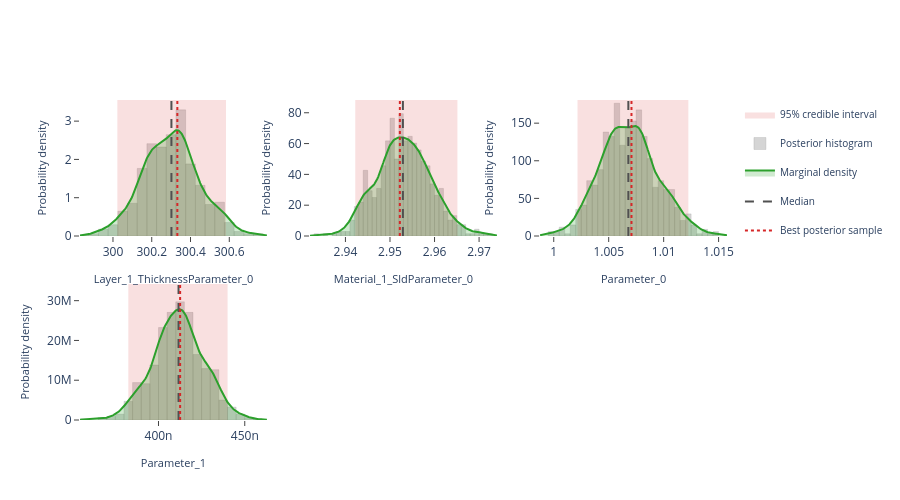

The notebook cell saved with this chart:
### Markdown cell above
## Interactive posterior plots

The next three cells render the same Plotly figures that are shown on the
Bayesian Posterior tab of the EasyReflectometryApp:

* **Marginals** — per-parameter distribution: histogram + smooth KDE marginal,
  shaded 95% credible interval, and median / best-sample lines
  (`plot_distribution` or `posterior.distribution()`)
* **Corner plot** — pairwise marginals + 2-D contours + scatter (`plot_corner`)
* **Traces** — per-chain trace + marginal histogram (`plot_trace`)

The standalone helpers are called with ``return_figure=True`` so they return a
Plotly ``Figure`` that we render in the notebook with ``fig.show()``; the
``PosteriorResults`` methods return the figure directly.

### Code cell
# ---- Marginal posterior distributions ---------------------------------------
# One panel per free parameter, each overlaying the posterior histogram, a
# smooth Gaussian-KDE marginal, the shaded 95% credible interval, and the
# median / best-sample reference lines.  Mirrors the "Marginals" sub-tab in
# the EasyReflectometryApp.

# The PosteriorResults method passes ``logp`` through automatically so the
# best posterior sample (MAP) line is drawn:
fig = posterior.distribution()
fig.show()

# Standalone equivalent (pass ``logp`` to get the best-sample line):
# fig = plot_distribution(
#     posterior.draws,
#     posterior.param_names,
#     logp=posterior.logp,
#     return_figure=True,
# )
# fig.show()

### Figure 1 — Plotly figure (JSON) as saved in the notebook; plotly's stock layout.template omitted (floating-point values rounded to 4 significant figures; data arrays with more than 128 entries replaced by an {"elided": "..."} marker saying what was removed)
{"data": [{"fill": "toself", "fillcolor": "rgba(214, 39, 40, 0.14)", "hoverinfo": "skip", "legendgroup": "95% credible interval", "line": {"color": "rgba(214, 39, 40, 0.14)", "width": 0}, "mode": "lines", "name": "95% credible interval", "showlegend": true, "type": "scatter", "x": [300.0, 300.6, 300.6, 300.0, 300.0], "xaxis": "x", "y": [0.0, 0.0, 3.552, 3.552, 0.0], "yaxis": "y"}, {"histnorm": "probability density", "hovertemplate": "sample=%{x:.4f}<br>density: %{y:.2f}<extra></extra>", "legendgroup": "histogram", "marker": {"color": "rgba(120, 120, 120, 0.38)", "line": {"color": "rgba(120, 120, 120, 0.24)", "width": 1}}, "name": "Posterior histogram", "nbinsx": 40, "opacity": 0.82, "showlegend": true, "type": "histogram", "x": {"elided": "680 float values"}, "xaxis": "x", "yaxis": "y"}, {"fill": "tozeroy", "fillcolor": "rgba(44, 160, 44, 0.22)", "hovertemplate": "Layer_1_ThicknessParameter_0: %{x:.4f}<br>density: %{y:.4f}<extra></extra>", "legendgroup": "marginal", "line": {"color": "rgb(44, 160, 44)", "width": 2}, "mode": "lines", "name": "Marginal density", "showlegend": true, "type": "scatter", "x": {"elided": "256 float values"}, "xaxis": "x", "y": {"elided": "256 float values"}, "yaxis": "y"}, {"hovertemplate": "Median: %{x:.4f}<extra></extra>", "legendgroup": "Median", "line": {"color": "rgb(80, 80, 80)", "dash": "dash", "width": 2}, "mode": "lines", "name": "Median", "showlegend": true, "type": "scatter", "x": [300.3, 300.3], "xaxis": "x", "y": [0.0, 3.552], "yaxis": "y"}, {"hovertemplate": "Best posterior sample: %{x:.4f}<extra></extra>", "legendgroup": "Best posterior sample", "line": {"color": "rgb(214, 39, 40)", "dash": "dot", "width": 2}, "mode": "lines", "name": "Best posterior sample", "showlegend": true, "type": "scatter", "x": [300.3, 300.3], "xaxis": "x", "y": [0.0, 3.552], "yaxis": "y"}, {"fill": "toself", "fillcolor": "rgba(214, 39, 40, 0.14)", "hoverinfo": "skip", "legendgroup": "95% credible interval", "line": {"color": "rgba(214, 39, 40, 0.14)", "width": 0}, "mode": "lines", "name": "95% credible interval", "showlegend": false, "type": "scatter", "x": [2.942, 2.965, 2.965, 2.942, 2.942], "xaxis": "x2", "y": [0.0, 0.0, 88.28, 88.28, 0.0], "yaxis": "y2"}, {"histnorm": "probability density", "hovertemplate": "sample=%{x:.4f}<br>density: %{y:.2f}<extra></extra>", "legendgroup": "histogram", "marker": {"color": "rgba(120, 120, 120, 0.38)", "line": {"color": "rgba(120, 120, 120, 0.24)", "width": 1}}, "name": "Posterior histogram", "nbinsx": 40, "opacity": 0.82, "showlegend": false, "type": "histogram", "x": {"elided": "680 float values"}, "xaxis": "x2", "yaxis": "y2"}, {"fill": "tozeroy", "fillcolor": "rgba(44, 160, 44, 0.22)", "hovertemplate": "Material_1_SldParameter_0: %{x:.4f}<br>density: %{y:.4f}<extra></extra>", "legendgroup": "marginal", "line": {"color": "rgb(44, 160, 44)", "width": 2}, "mode": "lines", "name": "Marginal density", "showlegend": false, "type": "scatter", "x": {"elided": "256 float values"}, "xaxis": "x2", "y": {"elided": "256 float values"}, "yaxis": "y2"}, {"hovertemplate": "Median: %{x:.4f}<extra></extra>", "legendgroup": "Median", "line": {"color": "rgb(80, 80, 80)", "dash": "dash", "width": 2}, "mode": "lines", "name": "Median", "showlegend": false, "type": "scatter", "x": [2.953, 2.953], "xaxis": "x2", "y": [0.0, 88.28], "yaxis": "y2"}, {"hovertemplate": "Best posterior sample: %{x:.4f}<extra></extra>", "legendgroup": "Best posterior sample", "line": {"color": "rgb(214, 39, 40)", "dash": "dot", "width": 2}, "mode": "lines", "name": "Best posterior sample", "showlegend": false, "type": "scatter", "x": [2.952, 2.952], "xaxis": "x2", "y": [0.0, 88.28], "yaxis": "y2"}, {"fill": "toself", "fillcolor": "rgba(214, 39, 40, 0.14)", "hoverinfo": "skip", "legendgroup": "95% credible interval", "line": {"color": "rgba(214, 39, 40, 0.14)", "width": 0}, "mode": "lines", "name": "95% credible interval", "showlegend": false, "type": "scatter", "x": [1.002, 1.012, 1.012, 1.002, 1.002], "xaxis": "x3", "y": [0.0, 0.0, 180.8, 180.8, 0.0], "yaxis": "y3"}, {"histnorm": "probability density", "hovertemplate": "sample=%{x:.4f}<br>density: %{y:.2f}<extra></extra>", "legendgroup": "histogram", "marker": {"color": "rgba(120, 120, 120, 0.38)", "line": {"color": "rgba(120, 120, 120, 0.24)", "width": 1}}, "name": "Posterior histogram", "nbinsx": 40, "opacity": 0.82, "showlegend": false, "type": "histogram", "x": {"elided": "680 float values"}, "xaxis": "x3", "yaxis": "y3"}, {"fill": "tozeroy", "fillcolor": "rgba(44, 160, 44, 0.22)", "hovertemplate": "Parameter_0: %{x:.4f}<br>density: %{y:.4f}<extra></extra>", "legendgroup": "marginal", "line": {"color": "rgb(44, 160, 44)", "width": 2}, "mode": "lines", "name": "Marginal density", "showlegend": false, "type": "scatter", "x": {"elided": "256 float values"}, "xaxis": "x3", "y": {"elided": "256 float values"}, "yaxis": "y3"}, {"hovertemplate": "Median: %{x:.4f}<extra></extra>", "legendgroup": "Median", "line": {"color": "rgb(80, 80, 80)", "dash": "dash", "width": 2}, "mode": "lines", "name": "Median", "showlegend": false, "type": "scatter", "x": [1.007, 1.007], "xaxis": "x3", "y": [0.0, 180.8], "yaxis": "y3"}, {"hovertemplate": "Best posterior sample: %{x:.4f}<extra></extra>", "legendgroup": "Best posterior sample", "line": {"color": "rgb(214, 39, 40)", "dash": "dot", "width": 2}, "mode": "lines", "name": "Best posterior sample", "showlegend": false, "type": "scatter", "x": [1.007, 1.007], "xaxis": "x3", "y": [0.0, 180.8], "yaxis": "y3"}, {"fill": "toself", "fillcolor": "rgba(214, 39, 40, 0.14)", "hoverinfo": "skip", "legendgroup": "95% credible interval", "line": {"color": "rgba(214, 39, 40, 0.14)", "width": 0}, "mode": "lines", "name": "95% credible interval", "showlegend": false, "type": "scatter", "x": [3.825e-07, 4.4e-07, 4.4e-07, 3.825e-07, 3.825e-07], "xaxis": "x4", "y": [0.0, 0.0, 34190000.0, 34190000.0, 0.0], "yaxis": "y4"}, {"histnorm": "probability density", "hovertemplate": "sample=%{x:.4f}<br>density: %{y:.2f}<extra></extra>", "legendgroup": "histogram", "marker": {"color": "rgba(120, 120, 120, 0.38)", "line": {"color": "rgba(120, 120, 120, 0.24)", "width": 1}}, "name": "Posterior histogram", "nbinsx": 40, "opacity": 0.82, "showlegend": false, "type": "histogram", "x": {"elided": "680 float values"}, "xaxis": "x4", "yaxis": "y4"}, {"fill": "tozeroy", "fillcolor": "rgba(44, 160, 44, 0.22)", "hovertemplate": "Parameter_1: %{x:.4f}<br>density: %{y:.4f}<extra></extra>", "legendgroup": "marginal", "line": {"color": "rgb(44, 160, 44)", "width": 2}, "mode": "lines", "name": "Marginal density", "showlegend": false, "type": "scatter", "x": {"elided": "256 float values"}, "xaxis": "x4", "y": {"elided": "256 float values"}, "yaxis": "y4"}, {"hovertemplate": "Median: %{x:.4f}<extra></extra>", "legendgroup": "Median", "line": {"color": "rgb(80, 80, 80)", "dash": "dash", "width": 2}, "mode": "lines", "name": "Median", "showlegend": false, "type": "scatter", "x": [4.116e-07, 4.116e-07], "xaxis": "x4", "y": [0.0, 34190000.0], "yaxis": "y4"}, {"hovertemplate": "Best posterior sample: %{x:.4f}<extra></extra>", "legendgroup": "Best posterior sample", "line": {"color": "rgb(214, 39, 40)", "dash": "dot", "width": 2}, "mode": "lines", "name": "Best posterior sample", "showlegend": false, "type": "scatter", "x": [4.125e-07, 4.125e-07], "xaxis": "x4", "y": [0.0, 34190000.0], "yaxis": "y4"}], "layout": {"barmode": "overlay", "height": 500, "legend": {"font": {"size": 10}}, "plot_bgcolor": "white", "showlegend": true, "xaxis": {"anchor": "y", "domain": [0.0, 0.2889], "range": [299.8, 300.8], "showgrid": false, "ticks": "outside", "title": {"font": {"size": 11}, "text": "Layer_1_ThicknessParameter_0"}, "zeroline": false}, "xaxis2": {"anchor": "y2", "domain": [0.3556, 0.6444], "range": [2.932, 2.974], "showgrid": false, "ticks": "outside", "title": {"font": {"size": 11}, "text": "Material_1_SldParameter_0"}, "zeroline": false}, "xaxis3": {"anchor": "y3", "domain": [0.7111, 1.0], "range": [0.9988, 1.016], "showgrid": false, "ticks": "outside", "title": {"font": {"size": 11}, "text": "Parameter_0"}, "zeroline": false}, "xaxis4": {"anchor": "y4", "domain": [0.0, 0.2889], "range": [3.545e-07, 4.628e-07], "showgrid": false, "ticks": "outside", "title": {"font": {"size": 11}, "text": "Parameter_1"}, "zeroline": false}, "xaxis5": {"anchor": "y5", "domain": [0.3556, 0.6444], "showgrid": false, "ticks": "outside", "zeroline": false}, "xaxis6": {"anchor": "y6", "domain": [0.7111, 1.0], "showgrid": false, "ticks": "outside", "zeroline": false}, "yaxis": {"anchor": "x", "domain": [0.575, 1.0], "range": [0.0, 3.552], "showgrid": false, "ticks": "outside", "title": {"font": {"size": 11}, "text": "Probability density"}, "zeroline": false}, "yaxis2": {"anchor": "x2", "domain": [0.575, 1.0], "range": [0.0, 88.28], "showgrid": false, "ticks": "outside", "title": {"font": {"size": 11}, "text": "Probability density"}, "zeroline": false}, "yaxis3": {"anchor": "x3", "domain": [0.575, 1.0], "range": [0.0, 180.8], "showgrid": false, "ticks": "outside", "title": {"font": {"size": 11}, "text": "Probability density"}, "zeroline": false}, "yaxis4": {"anchor": "x4", "domain": [0.0, 0.425], "range": [0.0, 34190000.0], "showgrid": false, "ticks": "outside", "title": {"font": {"size": 11}, "text": "Probability density"}, "zeroline": false}, "yaxis5": {"anchor": "x5", "domain": [0.0, 0.425], "showgrid": false, "ticks": "outside", "zeroline": false}, "yaxis6": {"anchor": "x6", "domain": [0.0, 0.425], "showgrid": false, "ticks": "outside", "zeroline": false}}}
